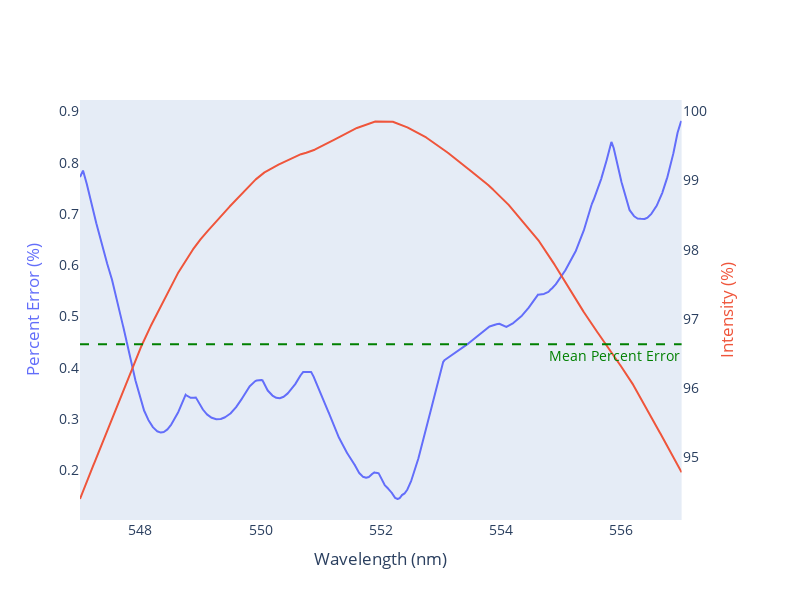

This figure's notebook cell:
### Code cell
from plotly.subplots import make_subplots

# Create figure with secondary y-axis
fig = make_subplots(specs=[[{"secondary_y": True}]])

# Add traces
fig.add_trace(
    go.Scatter(x=x, y=perc_error, mode='lines', name='Percent Error'),
    secondary_y=False,
)

fig.add_trace(
    go.Scatter(x=x, y=mean_y, mode='lines', name='Mean Intensity'),
    secondary_y=True,
)


# Add figure title
fig.update_layout(
    height=600,
    width=800,
    font=dict(size=14),
    showlegend=False,
)

# Set x-axis title
mean_perc_error = np.mean(perc_error)
fig.add_hline(y=mean_perc_error, line_dash="dash", line_color="green", annotation_text="Mean Percent Error", annotation_position="bottom right", annotation_font_color="green")
fig.update_xaxes(title_text="Wavelength (nm)", showgrid=False)

# Set y-axes titles and remove grid
fig.update_yaxes(title_text="<span style='color:#636EFA'>Percent Error (%)</span>", secondary_y=False, showgrid=False)
fig.update_yaxes(title_text="<span style='color:#EF553B'>Intensity (%)</span>", secondary_y=True, showgrid=False)

fig.show()

### Figure 1 — Plotly figure (JSON) as saved in the notebook; plotly's stock layout.template omitted (floating-point values rounded to 4 significant figures; data arrays with more than 128 entries replaced by an {"elided": "..."} marker saying what was removed)
{"data": [{"mode": "lines", "name": "Percent Error", "type": "scatter", "x": {"elided": "10000 float values"}, "xaxis": "x", "y": {"elided": "10000 float values"}, "yaxis": "y"}, {"mode": "lines", "name": "Mean Intensity", "type": "scatter", "x": {"elided": "10000 float values"}, "xaxis": "x", "y": {"elided": "10000 float values"}, "yaxis": "y2"}], "layout": {"annotations": [{"font": {"color": "green"}, "showarrow": false, "text": "Mean Percent Error", "x": 1, "xanchor": "right", "xref": "x domain", "y": 0.4459, "yanchor": "top", "yref": "y"}], "font": {"size": 14}, "height": 600, "shapes": [{"line": {"color": "green", "dash": "dash"}, "type": "line", "x0": 0, "x1": 1, "xref": "x domain", "y0": 0.4459, "y1": 0.4459, "yref": "y"}], "showlegend": false, "width": 800, "xaxis": {"anchor": "y", "domain": [0, 0.94], "showgrid": false, "title": {"text": "Wavelength (nm)"}}, "yaxis": {"anchor": "x", "domain": [0, 1], "showgrid": false, "title": {"text": "<span style='color:#636EFA'>Percent Error (%)</span>"}}, "yaxis2": {"anchor": "x", "overlaying": "y", "showgrid": false, "side": "right", "title": {"text": "<span style='color:#EF553B'>Intensity (%)</span>"}}}}
